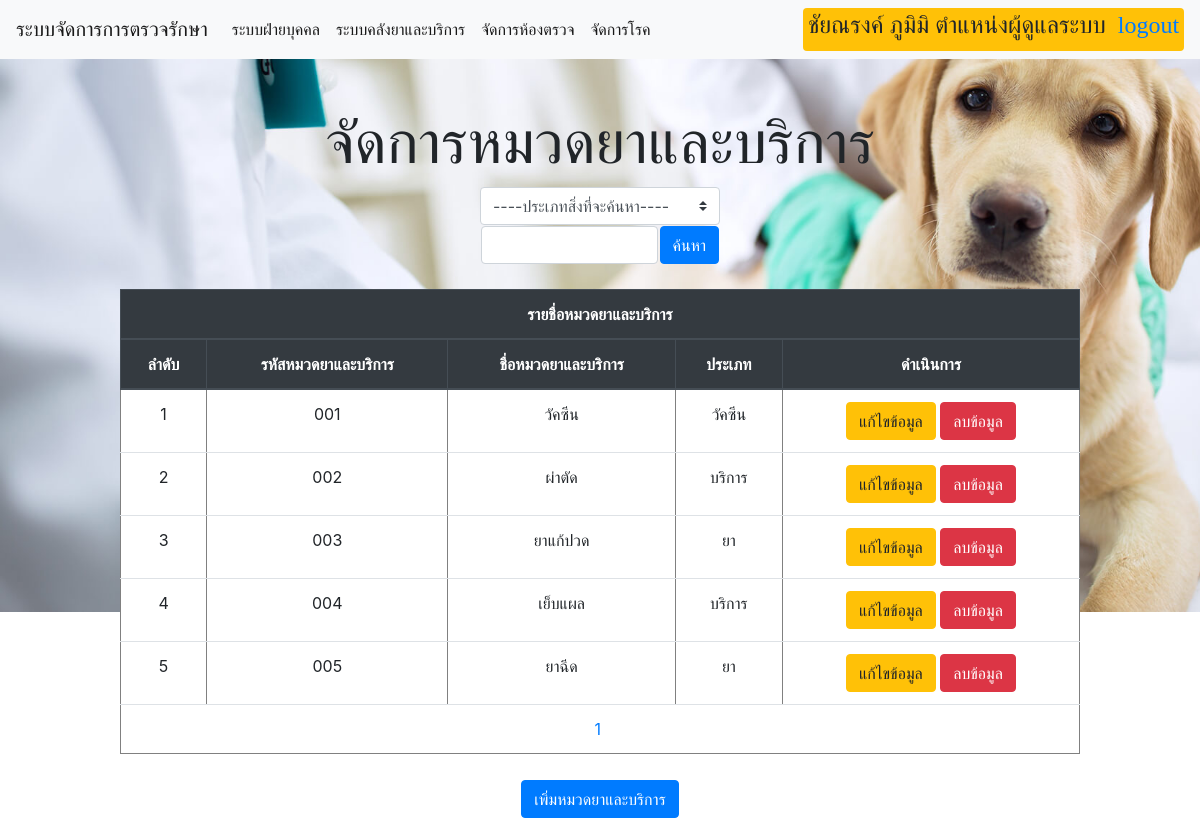
The page /TreatmentManagementProject/admin/AdminManageDrugServiceCatagory.php (signed in) on the database its author committed.
### tables this page shows
CREATE TABLE `drugservicecatagory` (
  `DcID` char(3) NOT NULL,
  `Name` varchar(30) NOT NULL,
  `Type` int(1) NOT NULL
);

### TreatmentManagementProject/mysql/connect.php (called while the page is built)
<?php
$connect = mysqli_connect($dbhost, $dbuser, $dbpass, $dbname);
mysqli_query($connect, "SET NAMES UTF8");
$result = mysqli_query($connect, $sql);
?>

### TreatmentManagementProject/admin/AdminManageDrugServiceCatagory.php (the view, shortened to what this page needs)
<?php
require("../mysql/config.php");
if(!empty($_GET['wordsearch']) && !empty($_GET['typesearch']))
{
  if(!empty($_REQUEST['page']))
  {
    $page=$_REQUEST['page'];
  }
  else
  {
    $page=1;
  }
    $pageprocess=($page*5)-5;
    $wordsearch = $_REQUEST['wordsearch'];
    $typesearch = $_REQUEST['typesearch'];
    if($typesearch=='1')
    {
      $sql2 ="select dcid,name,type from drugservicecatagory where dcid LIKE '%" . $wordsearch . "%'";
      $sql = "select dcid,name,type from drugservicecatagory where dcid LIKE '%" . $wordsearch . "%' limit $pageprocess,5";
    }
    else if($typesearch=='2')
    {
      $sql2 ="select dcid,name,type from drugservicecatagory where name LIKE '%" . $wordsearch . "%'";
      $sql = "select dcid,name,type from drugservicecatagory where name LIKE '%" . $wordsearch . "%' limit $pageprocess,5";
    }
    else
    {
      $sql2 ="select dcid,name,type from drugservicecatagory";
      $sql = "select dcid,name,type from drugservicecatagory limit $pageprocess,5";
    }
}
else
{
  if(!empty($_REQUEST['page']))
  {
    $page=$_REQUEST['page'];
  }
  else
  {
    $page=1;
  }
  $pageprocess=($page*5)-5;
  if(isset($_GET['wordsearch']))
  {
    $wordsearch = $_REQUEST['wordsearch'];
    $typesearch = $_REQUEST['typesearch'];
    if($typesearch=='1')
    {
      $sql2 ="select dcid,name,type from drugservicecatagory where dcid LIKE '%" . $wordsearch . "%'";
      $sql = "select dcid,name,type from drugservicecatagory where dcid LIKE '%" . $wordsearch . "%' limit $pageprocess,5";
    }
    else if($typesearch=='2')
    {
      $sql2 ="select dcid,name,type from drugservicecatagory where name LIKE '%" . $wordsearch . "%'";
      $sql = "select dcid,name,type from drugservicecatagory where name LIKE '%" . $wordsearch . "%' limit $pageprocess,5";
    }
  }
  else
  {
    $sql2 ="select dcid,name,type from drugservicecatagory";
    $sql = "select dcid,name,type from drugservicecatagory limit $pageprocess,5";
  }
}
?>
<!doctype html>
<html lang="en">
  <head>
     <link rel="stylesheet" href="https://stackpath.bootstrapcdn.com/bootstrap/4.3.1/css/bootstrap.min.css">
  </head>
  <body>
 <nav class="navbar navbar-expand-lg navbar-light bg-light">
  <a class="navbar-brand" href="../Main.php">ระบบจัดการการตรวจรักษา</a>
  <div class="collapse navbar-collapse" id="navbarSupportedContent">
    <ul class="navbar-nav mr-auto">
    <li class="nav-item active">
        <a class="nav-link" href="ManageUser.php">ระบบฝ่ายบุคคล <span class="sr-only">(current)</span></a>
      </li>
      <li class="nav-item active">
        <a class="nav-link" href="ManageDrugService.php">ระบบคลังยาและบริการ <span class="sr-only">(current)</span></a>
      </li>
      <li class="nav-item active">
        <a class="nav-link" href="Managetreatmentroom.php">จัดการห้องตรวจ <span class="sr-only">(current)</span></a>
      </li>
      <li class="nav-item active">
        <a class="nav-link" href="Managedisease.php">จัดการโรค <span class="sr-only">(current)</span></a>
      </li>
    </ul>
    <span class = "badge badge-warning" style="font-family: 'TH SarabunPSK';font-weight: bold;"><h4><?php echo $_SESSION['name'] . "&nbsp;ตำแหน่งผู้ดูแลระบบ" ."&nbsp;
    <a href = '../logout.php'>logout</a>" ?></h4></span>
  </div>
</nav>
<br><br>
<h1 align="center" class="head1 ">จัดการหมวดยาและบริการ</h1>
<center>
    <form action="AdminManageDrugServiceCatagory.php" method="get">
    <div style="width: 20%;">
    <select class="browser-default custom-select" name="typesearch"  required>
        <option value = ''>----ประเภทสิ่งที่จะค้นหา----</option>
        </select>
        <table border="0">
        <tr>
    <td><input class="form-control" type="text" name="wordsearch"></td><td><input class="btn btn-primary" type="submit" value="ค้นหา"></td>
    </tr>
    </table>
    </div>
    </form>
    <br>
    <div style="width: 80%;">
    <table class="table table-hover" border="1" bgcolor="#FFFFFF">
    <thead class="thead-dark">
       <tr bgcolor = "#d5f4e6" align="center">
        <th colspan="5">
        รายชื่อหมวดยาและบริการ
        </th>
       </tr>
        <tr align="center">
            <th>ลำดับ</th>
            <th>รหัสหมวดยาและบริการ</th>
            <th>ชื่อหมวดยาและบริการ</th>
            <th>ประเภท</th>
            <th>ดำเนินการ</th>
        </tr>
        </thead>
            <?php
            if(empty($_REQUEST['count']))
            {
              $count = 0;
            }
            else
            {
              $count = $_REQUEST['count'];
            }
            require("../mysql/connect.php");
            while($row = mysqli_fetch_array($result))
            {
            $count++;
              echo "<tr align='center'>";
              echo "<td>$count</td>";
              echo "<td>$row[dcid]</td>";
              echo "<td>$row[name]</td>";
              if($row['type'] == 1)
                {
                    echo "<td>ยา</td>";
                }
                else if($row['type'] == 2)
                {
                    echo "<td>บริการ</td>";
                }
               else if($row['type'] == 3)
                {
                    echo "<td>วัคซีน</td>";
                }
            ?>
            <td>
            <button class="btn btn-warning" onclick="DrugServiceCatagoryEdit('<?php echo $row['dcid']; ?>')">แก้ไขข้อมูล</button>
            <button class="btn btn-danger" onclick="DrugServiceCatagoryDel('<?php echo $row['dcid']; ?>')">ลบข้อมูล</button>
            </td>
             <?php
              echo "</tr>";
            }
            ?>
            <tfoot>
        <tr><td colspan=7 align="center"><?php
        $sql=$sql2;
        require("../mysql/connect.php");
        $x=mysqli_num_rows($result);
         $count2=ceil($x/5);
         $count=0;
         for($i=1;$i<=$count2;$i++)
         {
          if(!empty($_GET['wordsearch']) && !empty($_GET['typesearch']))
          {
           ?>
           <a href='AdminManageDrugServiceCatagory.php?count=<?php echo $count ?>&page=<?php echo $i ?>&wordsearch=<?php echo $_GET['wordsearch'] ?>&typesearch=<?php echo $_GET['typesearch'] ?>'><?php echo $i; ?>&nbsp;</a>
           <?php
          }
          else
          {
            ?>
            <a href='AdminManageDrugServiceCatagory.php?count=<?php echo $count ?>&page=<?php echo $i ?>'><?php echo $i; ?>&nbsp;</a>
            <?php
          }
            $count+=5;
         }
        ?></td></tr>
        </tfoot>
    </table>
    </div>
    </center>
    <center><button type="button" class="btn btn-primary" style="margin-top: 10px;" onclick="window.open('AdminManageDrugServiceCatagoryAdd.php','_self');">เพิ่มหมวดยาและบริการ</button></center>
  </body>
</html>

### TreatmentManagementProject/admin/AdminManageDrugServiceCatagory.php (style rules this page uses)
body { background-image: url("../background/bg.jpg"); background-repeat: no-repeat; background-size: 120% auto; }
.head1 { font-family: "TH SarabunPSK"; font-size: 60px; }

### rows shown on the page
drugservicecatagory: DcID "001", Name "วัคซีน", Type "วัคซีน"
drugservicecatagory: DcID "002", Name "ผ่าตัด", Type "บริการ"
drugservicecatagory: DcID "003", Name "ยาแก้ปวด", Type "ยา"
drugservicecatagory: DcID "004", Name "เย็บแผล", Type "บริการ"
drugservicecatagory: DcID "005", Name "ยาฉีด", Type "ยา"

### other values the page prints
$_SESSION['name'] "ชัยณรงค์ ภูมิมิ"
